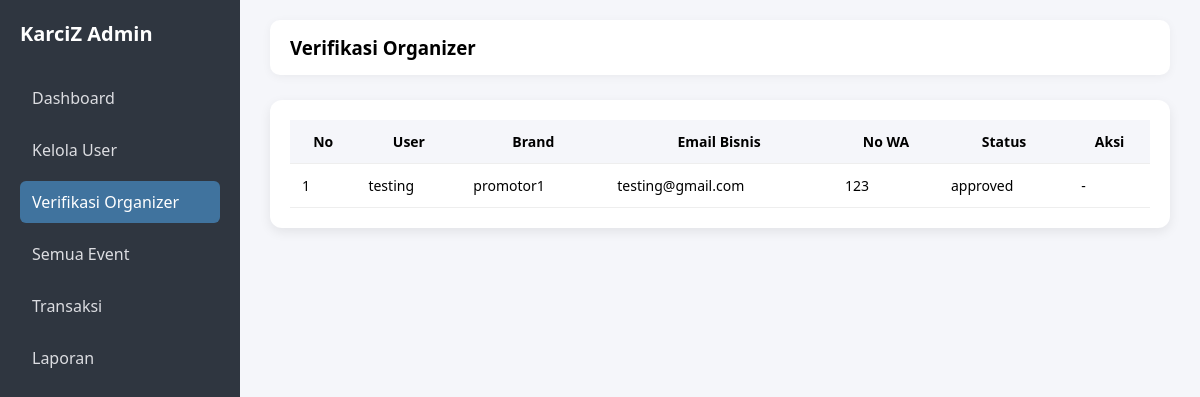
Screenshot of /super-admin/verify-organizer.php (signed in) with the database file from the repository.
### tables this page shows
CREATE TABLE `promotor` (
  `id` int(100) NOT NULL,
  `user_id` int(11) DEFAULT NULL,
  `nama_brand` varchar(255) NOT NULL,
  `deskripsi_singkat` varchar(500) NOT NULL,
  `email_bisnis` varchar(255) NOT NULL,
  `no_wa` int(25) NOT NULL,
  `logo` varchar(255) NOT NULL,
  `banner` varchar(255) NOT NULL,
  `status` enum('pending','approved','rejected') DEFAULT 'pending',
  `created_at` timestamp NOT NULL DEFAULT current_timestamp()
);

CREATE TABLE `users` (
  `id` int(11) NOT NULL,
  `username` varchar(50) DEFAULT NULL,
  `email` varchar(100) DEFAULT NULL,
  `password` varchar(255) DEFAULT NULL,
  `no_whatsapp` varchar(20) DEFAULT NULL,
  `role` varchar(20) DEFAULT NULL,
  `created_at` timestamp NOT NULL DEFAULT current_timestamp(),
  `profile_image` varchar(255) DEFAULT NULL,
  `status` enum('pending','approved','rejected') DEFAULT 'pending'
);

### super-admin/verify-organizer.php (the view, shortened to what this page needs)
<?php
include '../config.php';
$result = $conn->query("
    SELECT
        promotor.id,
        promotor.user_id,
        promotor.nama_brand,
        promotor.deskripsi_singkat,
        promotor.email_bisnis,
        promotor.no_wa,
        promotor.status,
        users.username
    FROM promotor
    JOIN users ON promotor.user_id = users.id
    ORDER BY promotor.id DESC
");
?>
<!DOCTYPE html>
<html>
<head>
    <link rel="stylesheet" href="../assets/css/superadmin.css">
</head>
<body>
<div class="wrapper">
    <div class="sidebar">
        <h2>KarciZ Admin</h2>
        <a href="dashboard.php">Dashboard</a>
        <a href="manage-users.php">Kelola User</a>
        <a href="verify-organizer.php" class="active">Verifikasi Organizer</a>
        <a href="all-events.php">Semua Event</a>
        <a href="transactions.php">Transaksi</a>
        <a href="reports.php">Laporan</a>
    </div>
    <div class="main">
        <div class="topbar">
            <h3>Verifikasi Organizer</h3>
        </div>
        <div class="table-container">
            <table>
                <tr>
                    <th>No</th>
                    <th>User</th>
                    <th>Brand</th>
                    <th>Email Bisnis</th>
                    <th>No WA</th>
                    <th>Status</th>
                    <th>Aksi</th>
                </tr>
                <?php $no = 1; while ($row = $result->fetch_assoc()) { ?>
                    <tr>
                        <td><?= $no++; ?></td>
                        <td><?= htmlspecialchars($row['username']); ?></td>
                        <td><?= htmlspecialchars($row['nama_brand']); ?></td>
                        <td><?= htmlspecialchars($row['email_bisnis']); ?></td>
                        <td><?= htmlspecialchars($row['no_wa']); ?></td>
                        <td><?= htmlspecialchars($row['status']); ?></td>
                        <td>
                            <?php if ($row['status'] == 'pending') { ?>
                                <a href="approve.php?id=<?= $row['id']; ?>" class="btn-approve">Approve</a>
                                <a href="reject.php?id=<?= $row['id']; ?>" class="btn-reject">Reject</a>
                            <?php } else { ?>
                                -
                            <?php } ?>
                        </td>
                    </tr>
                <?php } ?>
            </table>
        </div>
    </div>
</div>
</body>
</html>

### assets/css/superadmin.css (style rules this page uses)
* { margin: 0; padding: 0; box-sizing: border-box; }
body { font-family: 'Segoe UI', Calibri, sans-serif; background-color: #f5f6fa; }
.wrapper { display: flex; min-height: 100vh; }
.sidebar { width: 240px; background: #2f3640; color: #fff; padding: 20px; }
.sidebar h2 { margin-bottom: 30px; font-size: 20px; }
.sidebar a { display: block; color: #dcdde1; text-decoration: none; margin-bottom: 10px; padding: 10px 12px; border-radius: 6px; transition: 0.2s; }
.sidebar a.active { background: #40739e; color: #fff; }
.main { flex: 1; padding: 20px 30px; }
.topbar { background: #fff; padding: 15px 20px; border-radius: 10px; display: flex; justify-content: space-between; align-items: center; box-shadow: 0 2px 10px rgba(0,0,0,0.05); }
.table-container { margin-top: 25px; background: #fff; padding: 20px; border-radius: 12px; box-shadow: 0 4px 12px rgba(0,0,0,0.08); }
table { width: 100%; border-collapse: collapse; font-size: 14px; }
table th, table td { padding: 12px; border-bottom: 1px solid #eee; }
table th { background: #f5f6fa; font-weight: 600; }

### rows the page displays
promotor: user.username "testing", nama_brand "promotor1", email_bisnis "testing@gmail.com", no_wa "123", status "approved"
